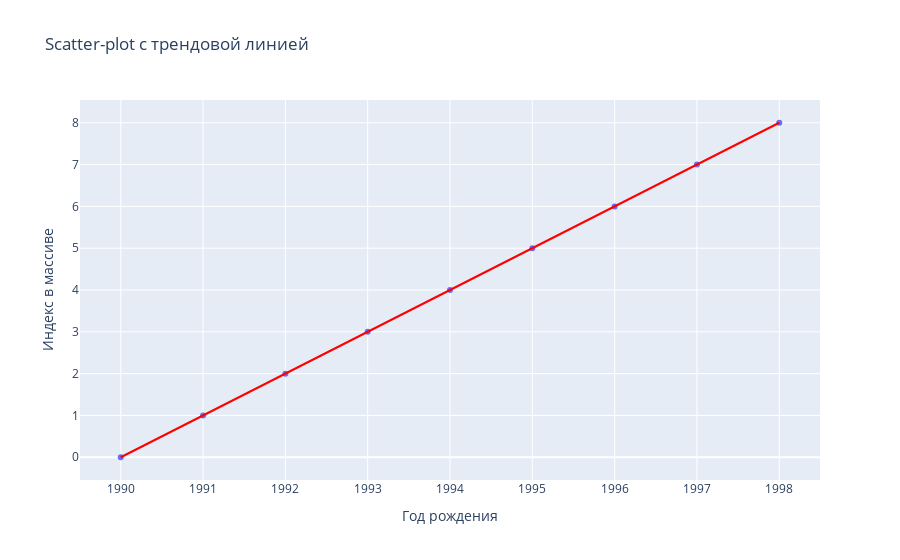

The notebook cell saved with this chart:
### Code cell
import numpy as np
import plotly.express as px
import pandas as pd

# Ваши данные
dob_array = np.array([1990,1991,1992,1993,1994,1995,1996,1997,1998])
y_values = np.arange(len(dob_array))

# Создаем DataFrame
df = pd.DataFrame({
    'Year': dob_array,
    'Index': y_values
})

# Построение графика с трендовой линией
fig = px.scatter(
    df, 
    x='Year', 
    y='Index',
    title='Scatter-plot с трендовой линией',
    trendline='ols',  # Линейная регрессия
    trendline_color_override='red'
)

# Настройка оформления
fig.update_layout(
    xaxis_title='Год рождения',
    yaxis_title='Индекс в массиве',
    showlegend=False
)

fig.show()

### Figure 1 — Plotly figure (JSON) as saved in the notebook; plotly's stock layout.template omitted (floating-point values rounded to 4 significant figures)
{"data": [{"hovertemplate": "Year=%{x}<br>Index=%{y}<extra></extra>", "legendgroup": "", "marker": {"color": "#636efa", "symbol": "circle"}, "mode": "markers", "name": "", "orientation": "v", "showlegend": false, "type": "scatter", "x": [1990, 1991, 1992, 1993, 1994, 1995, 1996, 1997, 1998], "xaxis": "x", "y": [0, 1, 2, 3, 4, 5, 6, 7, 8], "yaxis": "y"}, {"hovertemplate": "<b>OLS trendline</b><br>Index = 1 * Year + -1990<br>R<sup>2</sup>=1.000000<br><br>Year=%{x}<br>Index=%{y} <b>(trend)</b><extra></extra>", "legendgroup": "", "line": {"color": "red"}, "marker": {"color": "#636efa", "symbol": "circle"}, "mode": "lines", "name": "", "showlegend": false, "type": "scatter", "x": [1990, 1991, 1992, 1993, 1994, 1995, 1996, 1997, 1998], "xaxis": "x", "y": [2.274e-13, 1.0, 2.0, 3.0, 4.0, 5.0, 6.0, 7.0, 8.0], "yaxis": "y"}], "layout": {"legend": {"tracegroupgap": 0}, "showlegend": false, "title": {"text": "Scatter-plot с трендовой линией"}, "xaxis": {"anchor": "y", "domain": [0, 1], "title": {"text": "Год рождения"}}, "yaxis": {"anchor": "x", "domain": [0, 1], "title": {"text": "Индекс в массиве"}}}}
